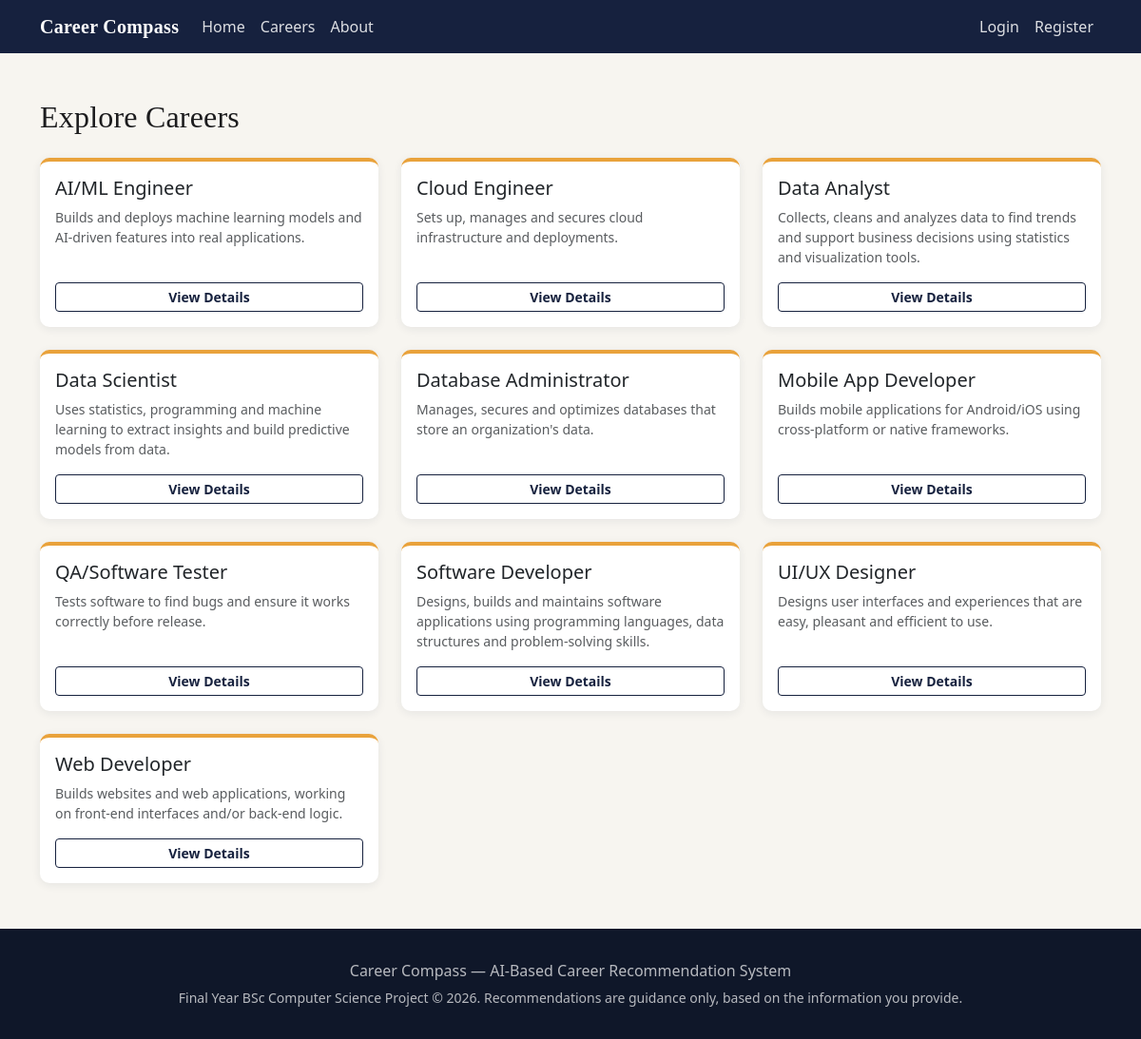
Page /careers on the committed database.
### models/models.py (models this page shows)
class Career(db.Model):
    __tablename__ = "careers"
    id = db.Column(db.Integer, primary_key=True)
    name = db.Column(db.String(120), unique=True, nullable=False)
    description = db.Column(db.Text)
    required_skills = db.relationship("CareerSkill", backref="career", cascade="all, delete-orphan")
    related_interests = db.relationship("CareerInterest", backref="career", cascade="all, delete-orphan")
    roadmap_steps = db.relationship("RoadmapStep", backref="career", cascade="all, delete-orphan",
                                     order_by="RoadmapStep.step_number")
    projects = db.relationship("Project", backref="career", cascade="all, delete-orphan")

### routes/main.py (the view)
@main_bp.route("/careers")
def careers():
    all_careers = Career.query.order_by(Career.name).all()
    return render_template("careers.html", careers=all_careers)

### templates/careers.html (shortened to what this page needs)
{% extends "base.html" %}
{% block content %}
<div class="container my-5">
    <h2 class="mb-4">Explore Careers</h2>
    <div class="row g-4">
        {% for c in careers %}
        <div class="col-md-4">
            <div class="card card-custom career-card h-100 p-3">
                <h5>{{ c.name }}</h5>
                <p class="text-muted small">{{ c.description }}</p>
                <a href="{{ url_for('main.career_public_details', career_id=c.id) }}" class="btn btn-sm btn-outline-navy mt-auto">View Details</a>
            </div>
        </div>
        {% endfor %}
    </div>
</div>
{% endblock %}

### templates/base.html (shortened to what this page needs)
<!DOCTYPE html>
<html lang="en">
<head>
    <link href="https://cdn.jsdelivr.net/npm/bootstrap@5.3.3/dist/css/bootstrap.min.css" rel="stylesheet">
    <link rel="stylesheet" href="{{ url_for('static', filename='css/style.css') }}">
</head>
<body>
<nav class="navbar navbar-expand-lg navbar-custom navbar-dark">
    <div class="container">
        <a class="navbar-brand navbar-brand-custom brand" href="{{ url_for('main.home') }}">Career Compass</a>
        <div class="collapse navbar-collapse" id="navMenu">
            <ul class="navbar-nav me-auto mb-2 mb-lg-0">
                <li class="nav-item"><a class="nav-link" href="{{ url_for('main.home') }}">Home</a></li>
                <li class="nav-item"><a class="nav-link" href="{{ url_for('main.careers') }}">Careers</a></li>
                <li class="nav-item"><a class="nav-link" href="{{ url_for('main.about') }}">About</a></li>
            </ul>
            <ul class="navbar-nav">
                {% if current_user.is_authenticated %}
                <li class="nav-item"><span class="nav-link">Hi, {{ current_user.name }}</span></li>
                <li class="nav-item"><a class="nav-link" href="{{ url_for('auth.logout') }}">Logout</a></li>
                {% else %}
                <li class="nav-item"><a class="nav-link" href="{{ url_for('auth.login') }}">Login</a></li>
                <li class="nav-item"><a class="nav-link" href="{{ url_for('auth.register') }}">Register</a></li>
                {% endif %}
            </ul>
        </div>
    </div>
</nav>
{% block content %}{% endblock %}
<footer>
    <div class="container text-center">
        <p class="mb-1">Career Compass &mdash; AI-Based Career Recommendation System</p>
        <small>Final Year BSc Computer Science Project &copy; {{ current_year }}. Recommendations are guidance only, based on the information you provide.</small>
    </div>
</footer>
</body>
</html>

### static/css/style.css (style rules this page uses)
:root { --navy: #16213E; --navy-dark: #0F1729; --amber: #E9A23B; --teal: #2FA98C; --paper: #F7F5F0; --ink: #1C1C1E; --muted: #6B7280; }
body { background-color: var(--paper); color: var(--ink); font-family: "Segoe UI", Roboto, Helvetica, Arial, sans-serif; }
h1, h2, h3, h4, .brand { font-family: "Georgia", "Times New Roman", serif; letter-spacing: 0.2px; }
.navbar-brand-custom { font-weight: 700; color: #fff !important; letter-spacing: 0.3px; }
.navbar-custom { background-color: var(--navy); }
.navbar-custom .nav-link { color: rgba(255, 255, 255, 0.85) !important; }
.btn-outline-navy { border-color: var(--navy); color: var(--navy); font-weight: 600; }
.card-custom { border: none; border-radius: 10px; box-shadow: 0 2px 10px rgba(22, 33, 62, 0.08); }
.career-card { border-top: 4px solid var(--amber); }
footer { background-color: var(--navy-dark); color: rgba(255, 255, 255, 0.7); padding: 2rem 0; margin-top: 3rem; }

### rows in the picture
Career: name "AI/ML Engineer", description "Builds and deploys machine learning models and AI-driven features into real applications."
Career: name "Cloud Engineer", description "Sets up, manages and secures cloud infrastructure and deployments."
Career: name "Data Analyst", description "Collects, cleans and analyzes data to find trends and support business decisions using statistics and visualization tools."
Career: name "Data Scientist", description "Uses statistics, programming and machine learning to extract insights and build predictive models from data."
Career: name "Database Administrator", description "Manages, secures and optimizes databases that store an organization's data."
Career: name "Mobile App Developer", description "Builds mobile applications for Android/iOS using cross-platform or native frameworks."
Career: name "QA/Software Tester", description "Tests software to find bugs and ensure it works correctly before release."
Career: name "Software Developer", description "Designs, builds and maintains software applications using programming languages, data structures and problem-solving skills."
Career: name "UI/UX Designer", description "Designs user interfaces and experiences that are easy, pleasant and efficient to use."
Career: name "Web Developer", description "Builds websites and web applications, working on front-end interfaces and/or back-end logic."
